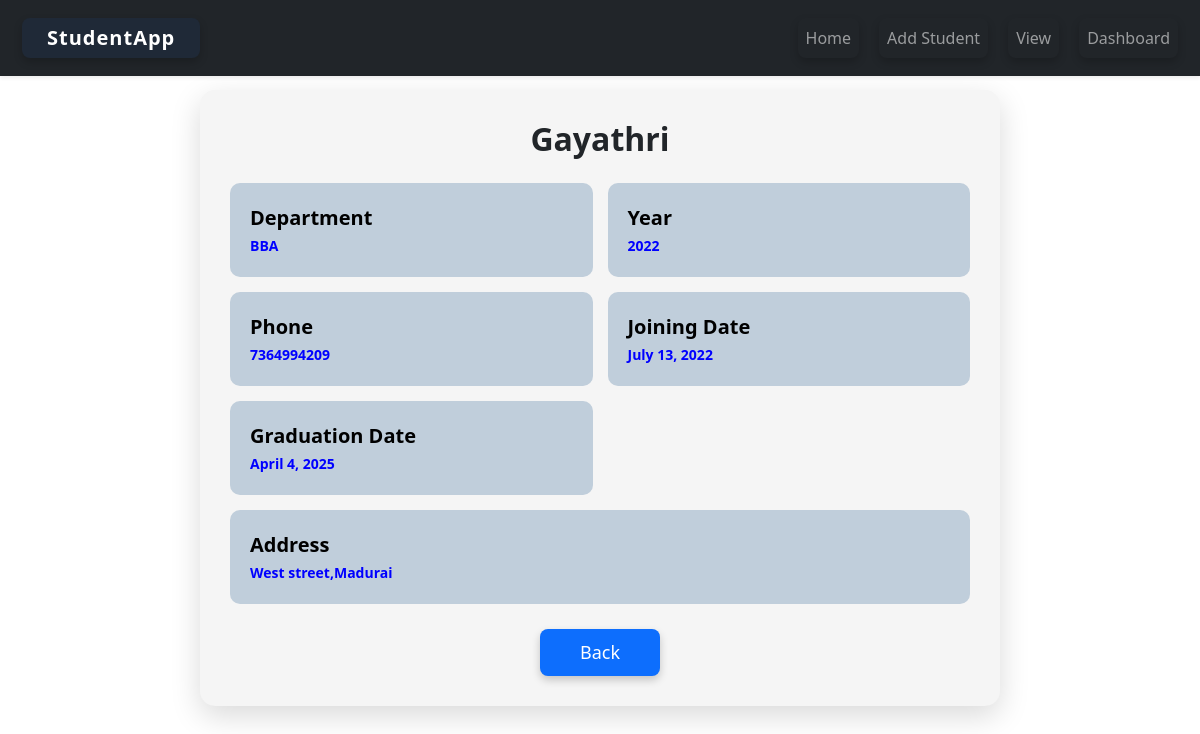
/student/4/, run on the app's committed database.
### studentapp/models.py (models this page shows, shortened)
class Student(models.Model):
    name=models.CharField(max_length=100)
    roll_no = models.IntegerField(unique=True)
    department=models.CharField(max_length=100)
    year=models.IntegerField()
    total_marks = models.IntegerField(default=100)
    obtained_marks = models.IntegerField(default=0)
    address = models.TextField(blank=True)
    phone = models.CharField(max_length=15, blank=True)
    joining_date = models.DateField(null=True, blank=True)
    graduation_date = models.DateField(null=True, blank=True)

### studentapp/views.py (the view)
# urls.py: path('student/<int:id>/', views.student_detail, name='student_detail'),
def student_detail(request, id):
    student = get_object_or_404(Student, id=id)
    return render(request, 'student_detail.html', {'student': student})

### studentapp/templates/student_detail.html (shortened to what this page needs)
{% extends 'base.html' %}
{% block content %}
<div class="page-container">
    <div class="profile-card">
        <h2 class="profile-title">{{ student.name }}</h2>
        <div class="info-grid">
            <div class="info-box">
                <span>Department</span>
                <strong>{{ student.department }}</strong>
            </div>
            <div class="info-box">
                <span>Year</span>
                <strong>{{ student.year }}</strong>
            </div>
            <div class="info-box">
                <span>Phone</span>
                <strong>{{ student.phone }}</strong>
            </div>
            <div class="info-box">
                <span>Joining Date</span>
                <strong>{{ student.joining_date }}</strong>
            </div>
            <div class="info-box">
                <span>Graduation Date</span>
                <strong>{{ student.graduation_date }}</strong>
            </div>
            <div class="info-box full-width">
                <span>Address</span>
                <strong>{{ student.address }}</strong>
            </div>
        </div>
        <a href="{% url 'view' %}" class="btn-back">Back</a>
    </div>
</div>
{% endblock %}

### studentapp/static/css/style.css (style rules this page uses)
body { background-image: url('../images/background.jpg'); background-size: cover; background-position: center; background-repeat: no-repeat; font-family: Arial, sans-serif; background-color: lightblue; text-align: center; }
h2 { color: rgb(27, 2, 95); font-size: 36px; margin-bottom: 40px; }
a { display: inline-block; text-decoration: none; background-color: white; color: #333; padding: 12px 25px; margin: 10px; font-size: 18px; border-radius: 8px; transition: 0.3s; box-shadow: 0 4px 8px rgba(0,0,0,0.2); }
body { margin: 0; font-family: "Segoe UI", Arial, sans-serif; color: #1f2937; }
h2 { text-align: center; margin-bottom: 30px; }
body { margin: 0; padding: 0; }

### studentapp/templates/student_detail.html (style rules this page uses)
.page-container { padding-top: 90px; padding-bottom: 40px; }
.profile-card { max-width: 800px; margin: auto; background: whitesmoke; border-radius: 15px; padding: 30px; box-shadow: 0 10px 30px rgba(0,0,0,0.15); }
.profile-title { text-align: center; margin-bottom: 25px; font-weight: bolder; }
.info-grid { display: grid; grid-template-columns: 1fr 1fr; gap: 15px; }
.info-box { background: #c0cedb; padding: 20px; border-radius: 10px; color: blue; }
.info-box span { display: block; font-size: 20px; color: black; font-weight:bold ; }
.info-box strong { font-size: 14px; }
.full-width { grid-column: span 2; }
.btn-back { display: block; margin: 25px auto 0; padding: 10px 25px; border-radius: 8px; background: #0d6efd; color: white; text-decoration: none; text-align: center; width: 120px; }

### data on the page
Student: name "Gayathri", department "BBA", year "2022", phone "7364994209", joining_date "July 13, 2022", graduation_date "April 4, 2025", address "West street,Madurai"
